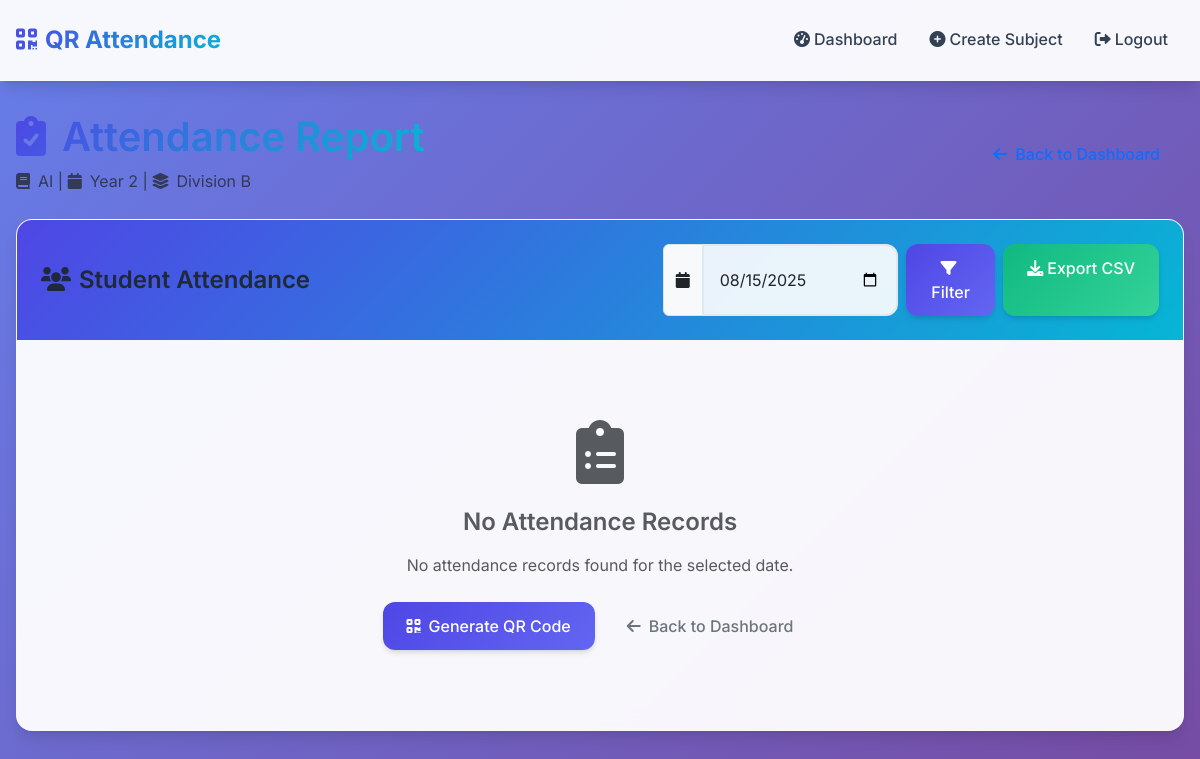
Page /teacher/subject/1/attendance (signed in) on the committed database.
### app/models/models.py (models this page shows)
class Subject(db.Model):
    id = db.Column(db.Integer, primary_key=True)
    name = db.Column(db.String(100), nullable=False)
    year = db.Column(db.Integer, nullable=False)
    division = db.Column(db.String(10), nullable=False)
    teacher_id = db.Column(db.Integer, db.ForeignKey('user.id'), nullable=False)
    created_at = db.Column(db.DateTime, default=datetime.utcnow)
    teacher = db.relationship('User', backref='subjects')

### app/routes/teacher.py (the view)
@teacher_bp.route('/teacher/subject/<int:subject_id>/attendance')
@teacher_required
def view_attendance(subject_id):
    subject = Subject.query.get_or_404(subject_id)
    if subject.teacher_id != current_user.id:
        flash('Access denied.', 'error')
        return redirect(url_for('teacher.dashboard'))
    _ = subject.enrollments
    date = request.args.get('date', datetime.utcnow().date().isoformat())
    attendance_records = db.session.query(
        User.name,
        User.registration_number,
        Enrollment.roll_number,
        Attendance.marked_at,
        Attendance.ip_address,
        QRCode.class_start_time,
        QRCode.class_end_time
    ).join(
        Attendance, User.id == Attendance.student_id
    ).join(
        Enrollment, User.id == Enrollment.student_id
    ).join(
        QRCode, Attendance.qr_code_id == QRCode.id
    ).filter(
        Attendance.subject_id == subject_id,
        db.func.date(Attendance.marked_at) == date
    ).all()
    return render_template('teacher/attendance.html',
                         subject=subject,
                         attendance_records=attendance_records,
                         date=date)

### app/routes/teacher.py (called while the page is built)
def teacher_required(f):
    @wraps(f)
    @login_required
    def decorated_function(*args, **kwargs):
        if current_user.role != 'teacher':
            flash('Access denied.', 'error')
            return redirect(url_for('teacher.dashboard'))
        return f(*args, **kwargs)
    return decorated_function

### app/templates/teacher/attendance.html
{% extends "base.html" %}
{% block content %}
<div class="row mb-4">
    <div class="col">
        <div class="d-flex justify-content-between align-items-center">
            <div>
                <h1 class="mb-2">
                    <i class="fas fa-clipboard-check me-3"></i>Attendance Report
                </h1>
                <p class="text-muted mb-0">
                    <i class="fas fa-book me-2"></i>{{ subject.name }} |
                    <i class="fas fa-calendar me-2"></i>Year {{ subject.year }} |
                    <i class="fas fa-layer-group me-2"></i>Division {{ subject.division }}
                </p>
            </div>
            <div class="text-end">
                <a href="{{ url_for('teacher.dashboard') }}" class="btn btn-outline-primary">
                    <i class="fas fa-arrow-left me-2"></i>Back to Dashboard
                </a>
            </div>
        </div>
    </div>
</div>
<div class="row">
    <div class="col-12">
        <div class="card slide-in">
            <div class="card-header">
                <div class="d-flex justify-content-between align-items-center">
                    <h4 class="card-title mb-0">
                        <i class="fas fa-users me-2"></i>Student Attendance
                    </h4>
                    <div class="d-flex gap-2">
                        <form method="GET" class="d-flex gap-2">
                            <div class="input-group">
                                <span class="input-group-text">
                                    <i class="fas fa-calendar"></i>
                                </span>
                                <input type="date" name="date" value="{{ date }}" class="form-control">
                            </div>
                            <button type="submit" class="btn btn-primary">
                                <i class="fas fa-filter me-1"></i>Filter
                            </button>
                        </form>
                        <a href="{{ url_for('teacher.export_attendance', subject_id=subject.id, date=date) }}"
                           class="btn btn-success">
                            <i class="fas fa-download me-1"></i>Export CSV
                        </a>
                    </div>
                </div>
            </div>
            <div class="card-body">
                {% if attendance_records %}
                    <div class="row mb-4">
                        <div class="col-md-4">
                            <div class="card bg-primary text-white">
                                <div class="card-body text-center">
                                    <i class="fas fa-users mb-2" style="font-size: 2rem;"></i>
                                    <h4>{{ attendance_records|length }}</h4>
                                    <p class="mb-0">Students Present</p>
                                </div>
                            </div>
                        </div>
                        <div class="col-md-4">
                            <div class="card bg-success text-white">
                                <div class="card-body text-center">
                                    <i class="fas fa-percentage mb-2" style="font-size: 2rem;"></i>
                                    <h4>{{ "%.1f"|format((attendance_records|length / (subject.enrollments|length if subject.enrollments else 1)) * 100) }}%</h4>
                                    <p class="mb-0">Attendance Rate</p>
                                </div>
                            </div>
                        </div>
                        <div class="col-md-4">
                            <div class="card bg-info text-white">
                                <div class="card-body text-center">
                                    <i class="fas fa-calendar-day mb-2" style="font-size: 2rem;"></i>
                                    <h4>{{ date }}</h4>
                                    <p class="mb-0">Selected Date</p>
                                </div>
                            </div>
                        </div>
                    </div>
                    <div class="table-responsive">
                        <table class="table table-hover">
                            <thead>
                                <tr>
                                    <th><i class="fas fa-hashtag me-1"></i>Roll Number</th>
                                    <th><i class="fas fa-user me-1"></i>Name</th>
                                    <th><i class="fas fa-id-card me-1"></i>Registration Number</th>
                                    <th><i class="fas fa-clock me-1"></i>Class Time</th>
                                    <th><i class="fas fa-calendar-check me-1"></i>Marked At</th>
                                    <th><i class="fas fa-network-wired me-1"></i>IP Address</th>
                                </tr>
                            </thead>
                            <tbody>
                                {% for record in attendance_records %}
                                <tr>
                                    <td>
                                        <span class="badge bg-primary">{{ record.roll_number }}</span>
                                    </td>
                                    <td>
                                        <i class="fas fa-user-graduate me-2"></i>{{ record.name }}
                                    </td>
                                    <td>{{ record.registration_number }}</td>
                                    <td>
                                        {% if record.class_start_time and record.class_end_time %}
                                            <i class="fas fa-clock me-1"></i>
                                            {{ record.class_start_time.strftime('%H:%M') }} - {{ record.class_end_time.strftime('%H:%M') }}
                                        {% else %}
                                            <span class="text-muted">N/A</span>
                                        {% endif %}
                                    </td>
                                    <td>
                                        <span class="badge bg-success">
                                            <i class="fas fa-check me-1"></i>{{ record.marked_at.strftime('%H:%M:%S') }}
                                        </span>
                                    </td>
                                    <td>
                                        <small class="text-muted">{{ record.ip_address }}</small>
                                    </td>
                                </tr>
                                {% endfor %}
                            </tbody>
                        </table>
                    </div>
                {% else %}
                    <div class="text-center py-5">
                        <div class="mb-4">
                            <i class="fas fa-clipboard-list text-muted" style="font-size: 4rem;"></i>
                        </div>
                        <h4 class="text-muted mb-3">No Attendance Records</h4>
                        <p class="text-muted mb-4">No attendance records found for the selected date.</p>
                        <div class="d-flex justify-content-center gap-2">
                            <a href="{{ url_for('teacher.generate_qr', subject_id=subject.id) }}" class="btn btn-primary">
                                <i class="fas fa-qrcode me-2"></i>Generate QR Code
                            </a>
                            <a href="{{ url_for('teacher.dashboard') }}" class="btn btn-outline-secondary">
                                <i class="fas fa-arrow-left me-2"></i>Back to Dashboard
                            </a>
                        </div>
                    </div>
                {% endif %}
            </div>
        </div>
    </div>
</div>
{% endblock %}

### app/static/css/style.css (style rules this page uses)
:root { --primary-color: #4f46e5; --primary-dark: #3730a3; --primary-light: #6366f1; --secondary-color: #06b6d4; --success-color: #10b981; --warning-color: #f59e0b; --danger-color: #ef4444; --info-color: #3b82f6; --dark-color: #1f2937; --light-color: #f8fafc; --gray-100: #f1f5f9; --gray-200: #e2e8f0; --gray-300: #cbd5e1; --gray-400: #94a3b8; --gray-500: #64748b; --gray-600: #475569; --gray-700: #334155; --gray-800: #1e293b; --gray-900: #0f172a; --border-radius: 12px; --border-radius-lg: 16px; --border-radius-xl: 20px; --shadow-sm: 0 1px 2px 0 rgb(0 0 0 / 0.05); --shadow: 0 1px 3px 0 rgb(0 0 0 / 0.1), 0 1px 2px -1px rgb(0 0 0 / 0.1); --shadow-md: 0 4px 6px -1px rgb(0 0 0 / 0.1), 0 2px 4px -2px rgb(0 0 0 / 0.1); --shadow-lg: 0 10px 15px -3px rgb(0 0 0 / 0.1), 0 4px 6px -4px rgb(0 0 0 / 0.1); --shadow-xl: 0 20px 25px -5px rgb(0 0 0 / 0.1), 0 8px 10px -6px rgb(0 0 0 / 0.1); --transition: all 0.3s cubic-bezier(0.4, 0, 0.2, 1); }
* { margin: 0; padding: 0; box-sizing: border-box; }
body { font-family: 'Inter', -apple-system, BlinkMacSystemFont, 'Segoe UI', Roboto, sans-serif; background: linear-gradient(135deg, #667eea 0%, #764ba2 100%); min-height: 100vh; color: var(--gray-800); line-height: 1.6; font-weight: 400; }
.card { background: rgba(255, 255, 255, 0.95); backdrop-filter: blur(10px); border: 1px solid rgba(255, 255, 255, 0.2); border-radius: var(--border-radius-lg); box-shadow: var(--shadow-lg); transition: var(--transition); overflow: hidden; }
.card-header { background: linear-gradient(135deg, var(--primary-color), var(--secondary-color)); color: white; border: none; padding: 1.5rem; font-weight: 600; font-size: 1.1rem; }
.card-body { padding: 2rem; }
.card-title { color: var(--gray-800); font-weight: 600; margin-bottom: 1rem; }
.btn { border-radius: var(--border-radius); font-weight: 500; padding: 0.75rem 1.5rem; transition: var(--transition); border: none; position: relative; overflow: hidden; }
.btn::before { content: ''; position: absolute; top: 0; left: -100%; width: 100%; height: 100%; background: linear-gradient(90deg, transparent, rgba(255, 255, 255, 0.2), transparent); transition: left 0.5s; }
.btn-primary { background: linear-gradient(135deg, var(--primary-color), var(--primary-light)); color: white; box-shadow: var(--shadow-md); }
.btn-success { background: linear-gradient(135deg, var(--success-color), #34d399); color: white; box-shadow: var(--shadow-md); }
.form-control, .form-select { border: 2px solid var(--gray-200); border-radius: var(--border-radius); padding: 0.75rem 1rem; font-size: 1rem; transition: var(--transition); background: rgba(255, 255, 255, 0.9); }
h1, h2, h3, h4, h5, h6 { font-weight: 600; color: var(--gray-800); margin-bottom: 1rem; }
h1 { font-size: 2.5rem; background: linear-gradient(135deg, var(--primary-color), var(--secondary-color)); -webkit-background-clip: text; -webkit-text-fill-color: transparent; background-clip: text; }
h4 { font-size: 1.5rem; }
a { color: var(--primary-color); text-decoration: none; transition: var(--transition); }
.slide-in { animation: slideIn 0.5s ease-out; }

### rows in the picture
Subject: name "AI", year "2", division "B"
